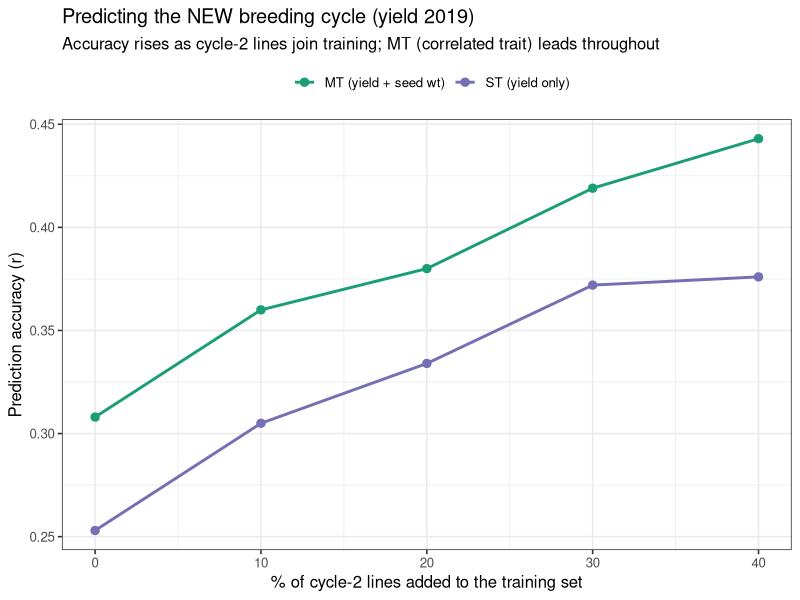
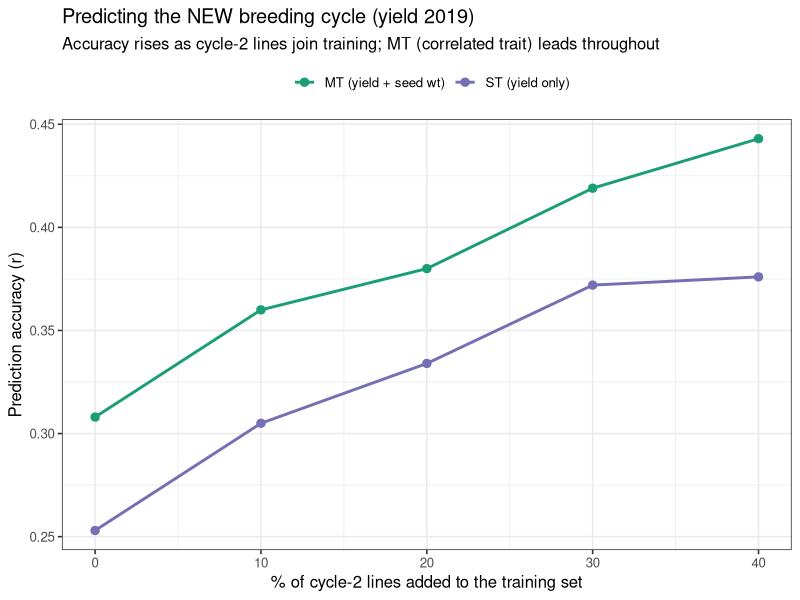

Source code (R) for these figures, in order:
#!/usr/bin/env Rscript
# Plots the across-cycle results captured from 04_across_cycle.R (20 reps/point).
# These are the REAL reproduced values (yield 2019, ST GBLUP vs MT yield+seed-weight).
suppressMessages(library(ggplot2))
out <- data.frame(
  prop  = rep(c(0,10,20,30,40), each = 2),
  model = rep(c("ST (yield only)", "MT (yield + seed wt)"), 5),
  acc   = c(0.253,0.308, 0.305,0.360, 0.334,0.380, 0.372,0.419, 0.376,0.443))
ggplot(out, aes(prop, acc, color = model)) +
  geom_line(linewidth = 1) + geom_point(size = 2.5) +
  scale_color_manual(values = c("ST (yield only)" = "#7570B3",
                                "MT (yield + seed wt)" = "#1B9E77")) +
  scale_x_continuous(breaks = c(0,10,20,30,40)) +
  labs(title = "Predicting the NEW breeding cycle (yield 2019)",
       subtitle = "Accuracy rises as cycle-2 lines join training; MT (correlated trait) leads throughout",
       x = "% of cycle-2 lines added to the training set", y = "Prediction accuracy (r)", color = "") +
  theme_bw(base_size = 12) + theme(legend.position = "top")
ggsave("../figures/07_across_cycle.png", width = 8, height = 6, dpi = 120)
cat("DONE -> figures/07_across_cycle.png\n")
